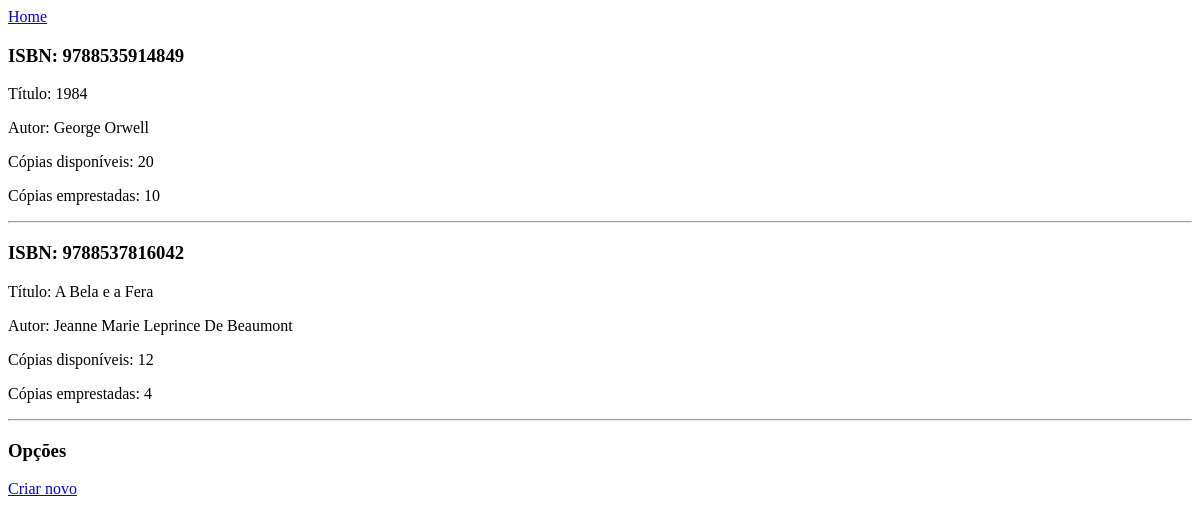
Page /unidades/123/livros/ on the earlier database version.
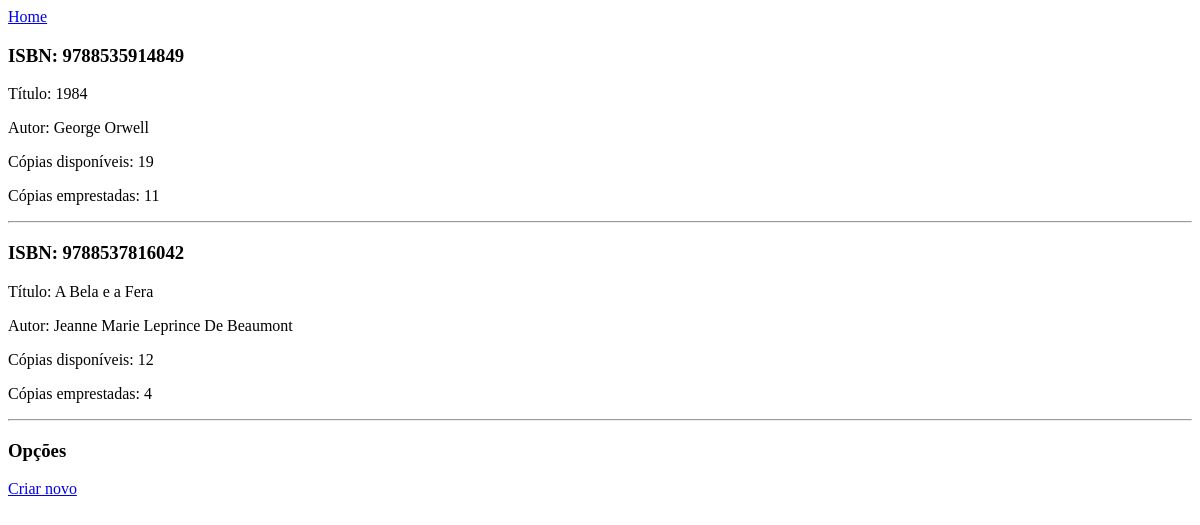
Same page on the later database version.
### models/livroBiblioteca.py (models this page shows, shortened)
class LivroBiblioteca(db_livroBiblioteca.Model):
    __tablename__ = 'livroBiblioteca_tb'
    unidadeID = db_livroBiblioteca.Column(db_livroBiblioteca.Integer, primary_key=True)
    ISBN = db_livroBiblioteca.Column(db_livroBiblioteca.Integer, primary_key=True)
    copiasDisponiveis = db_livroBiblioteca.Column(db_livroBiblioteca.Integer)
    copiasEmprestadas = db_livroBiblioteca.Column(db_livroBiblioteca.Integer)
    def getISBN(self):
        return self.ISBN
    def getCopiasDisponiveis(self):
        return self.copiasDisponiveis
    def getCopiasEmprestadas(self):
        return self.copiasEmprestadas

### models/livro.py (models this page shows, shortened)
class Livro(db_livro.Model):
    __tablename__ = "livro_tb"
    ISBN = db_livro.Column(db_livro.Integer, primary_key=True)
    titulo = db_livro.Column(db_livro.String(TAM_MAX_STR))
    autor = db_livro.Column(db_livro.String(TAM_MAX_STR))
    def getTitulo(self):
        return self.titulo
    def getAutor(self):
        return self.autor

### unidadeBibliotecaController.py (the view)
@app.route('/unidades/<int:unidadeID>/livros/')
def listarLivrosBiblioteca(unidadeID):
    biblioteca = UnidadeBiblioteca.query.filter_by(unidadeID=unidadeID).first()
    if biblioteca:
        livros = livroBibliotecaController.LivroBiblioteca.query.filter_by(unidadeID=unidadeID)
        if livros:
            lista_livros = {}
            for livro in livros:
                newLivro = livroController.Livro.query.filter_by(ISBN=livro.getISBN()).first()
                if newLivro:
                    lista_livros[livro.getISBN()] = [newLivro.getTitulo(), newLivro.getAutor()]
            return render_template('listarLivrosUnidadeBiblioteca.html', livros=livros, lista_livros=lista_livros, unidadeID=unidadeID)

### templates/listarLivrosUnidadeBiblioteca.html
<p><a href='/'>Home</a></p>
{% for livro in livros %}
    <h3> ISBN: {{livro.getISBN()}}</h3>
    {% if livro.getISBN() in lista_livros %}
        <p>Título: {{lista_livros[livro.getISBN()][0]}}</p>
        <p>Autor: {{lista_livros[livro.getISBN()][1]}}</p>
    {% endif %}
    <p> Cópias disponíveis: {{livro.getCopiasDisponiveis()}}</p>
    <p> Cópias emprestadas: {{livro.getCopiasEmprestadas()}}</p><hr>
{% endfor %}
<h3>Opções</h3>
<a href='/unidades/{{unidadeID}}/livros/criar/'>Criar novo</a>

Differences in the rows shown:
changed LivroBiblioteca "George Orwell": getCopiasDisponiveis "20" → "19"; getCopiasEmprestadas "10" → "11"
